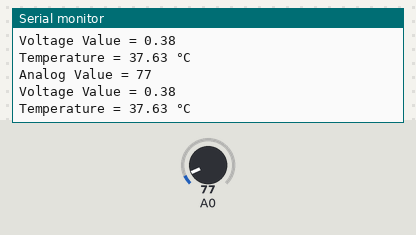
The sketch below on a simulated ATtiny85, built with avr-gcc and run on an emulated ATtiny85. Parts: the last lines printed to the serial monitor. The inputs (shaded band) are chosen by the test bench; at power-on: A0 = 77.

Above: at 1.3 s.
1.4 s: A0 set to 92
At 1.9 s:
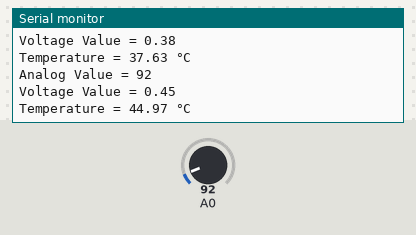
2.9 s: A0 set to 107
At 3.5 s:
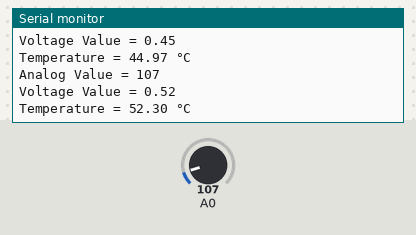
Timing chart, 0 to 5.9 s (numbered marks = the images above; inputs shaded):
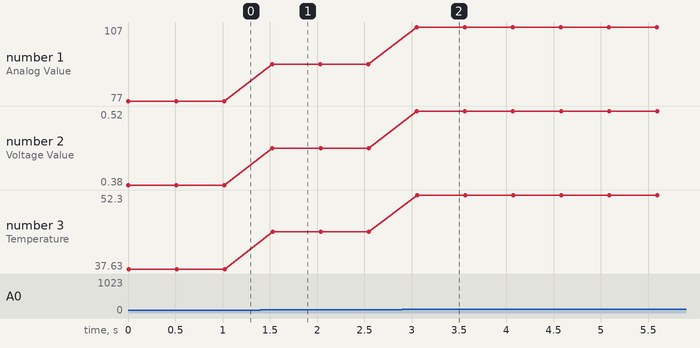

Measured:
- after the input at 1.4 s, the serial monitor: prints a new line after 0.13 s (image 1)
- after the input at 2.9 s, the serial monitor: prints a new line after 0.15 s (image 2)
- plotted number 1: 77 → 92 after the input at 1.4 s, 92 → 107 after the input at 2.9 s
- plotted number 2: 0.38 → 0.45 after the input at 1.4 s, 0.45 → 0.52 after the input at 2.9 s
- plotted number 3: 37.63 → 44.97 after the input at 1.4 s, 44.97 → 52.3 after the input at 2.9 s

The sketch:

tempreature.ino
```cpp
float temperature; // Variable to store the calculated temperature

void setup() {
  Serial.begin(9600); // Start the serial communication to print the value
}

void loop() {
  int Value = analogRead(A0); // Read the analog value from A0 (0 to 1023)

  // Calculate the voltage (assuming 5V reference for the Arduino)
  float Vout = Value * 5.0 / 1023.0; // Convert analog value to voltage

  // Calculate the temperature in Celsius
  temperature = Vout * 100.0; // LM35 gives 10mV per degree Celsius, so multiply by 100

  // Print the raw analog value
  Serial.print("Analog Value = ");
  Serial.println(Value);

  // Print the voltage
  Serial.print("Voltage Value = ");
  Serial.println(Vout, 2); // Voltage with 2 decimal places

  // Print the temperature
  Serial.print("Temperature = ");
  Serial.print(temperature);
  Serial.println(" °C");

  delay(500); // Delay to avoid flooding the Serial Monitor
}
```

lol.c
```cpp
int counter = 0;

void setup() {
  for (int i = 2; i <= 7; i++) {
    pinMode(i, OUTPUT);
  }
}

void loop() {
  // Loop through pins 2 to 7 (6 bits)
  for (int i = 2; i <= 7; i++) {
    if (counter & (1 << (i - 2))) {
      digitalWrite(i, HIGH);
    } else {
      digitalWrite(i, LOW);
    }
  }

  counter++;

  // Optionally, reset the counter if it exceeds the maximum 6-bit value (63)
  if (counter > 63) {
    counter = 0;  // Reset counter to 0 after it reaches 64 (binary 1000000)
  }

  delay(100);  // Delay to make the change visible
}
```
